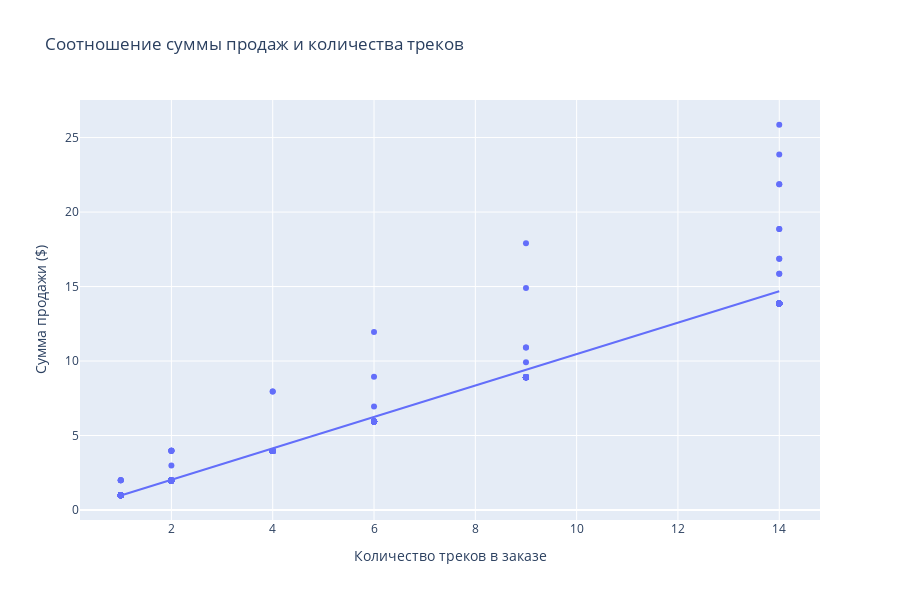

This figure's notebook cell:
### Code cell
# 2
query = """
    SELECT 
        i.invoice_id,
        i.total AS sales_amount,
        COUNT(il.track_id) AS tracks_count
    FROM invoice i
    JOIN invoice_line il ON i.invoice_id = il.invoice_id
    GROUP BY i.invoice_id, i.total
"""

with set_connection() as conn:
    df = pd.read_sql(query, conn)

fig = px.scatter(
    df,
    x='tracks_count',
    y='sales_amount',
    title='Соотношение суммы продаж и количества треков',
    labels={
        'tracks_count': 'Количество треков в заказе',
        'sales_amount': 'Сумма продажи ($)'
    },
    trendline='ols',
    color_discrete_sequence=['#636EFA'],
    hover_data=['invoice_id'],
    height=600
)
fig.show()
fig.write_html("sales_vs_tracks_scatter.html")

### Figure 1 — Plotly figure (JSON) as saved in the notebook; plotly's stock layout.template omitted (floating-point values rounded to 4 significant figures; data arrays with more than 128 entries replaced by an {"elided": "..."} marker saying what was removed)
{"data": [{"customdata": {"elided": "412x1 int values"}, "hovertemplate": "Количество треков в заказе=%{x}<br>Сумма продажи ($)=%{y}<br>invoice_id=%{customdata[0]}<extra></extra>", "legendgroup": "", "marker": {"color": "#636EFA", "symbol": "circle"}, "mode": "markers", "name": "", "orientation": "v", "showlegend": false, "type": "scatter", "x": {"elided": "412 int values"}, "xaxis": "x", "y": {"elided": "412 float values"}, "yaxis": "y"}, {"hovertemplate": "<b>OLS trendline</b><br>sales_amount = 1.05528 * tracks_count + -0.0854846<br>R<sup>2</sup>=0.933653<br><br>Количество треков в заказе=%{x}<br>Сумма продажи ($)=%{y} <b>(trend)</b><extra></extra>", "legendgroup": "", "marker": {"color": "#636EFA", "symbol": "circle"}, "mode": "lines", "name": "", "showlegend": false, "type": "scatter", "x": {"elided": "412 int values"}, "xaxis": "x", "y": {"elided": "412 float values"}, "yaxis": "y"}], "layout": {"height": 600, "legend": {"tracegroupgap": 0}, "title": {"text": "Соотношение суммы продаж и количества треков"}, "xaxis": {"anchor": "y", "domain": [0, 1], "title": {"text": "Количество треков в заказе"}}, "yaxis": {"anchor": "x", "domain": [0, 1], "title": {"text": "Сумма продажи ($)"}}}}
